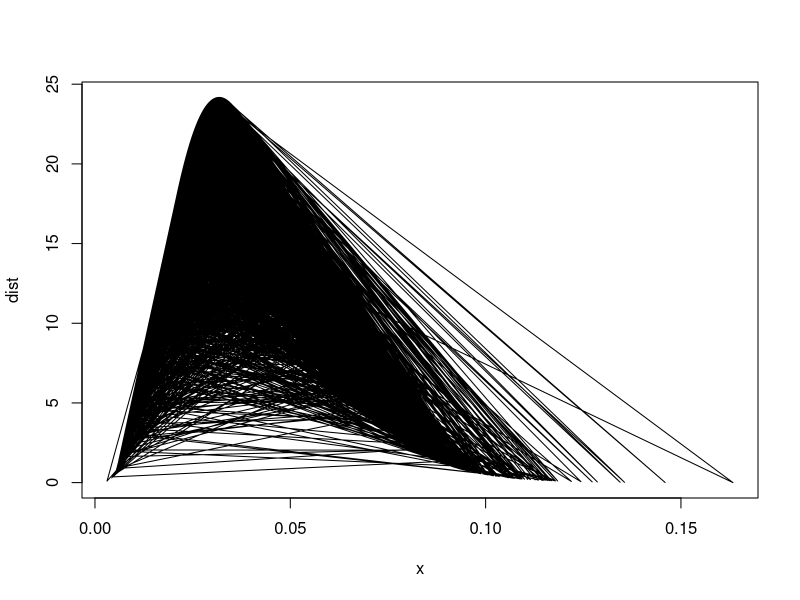
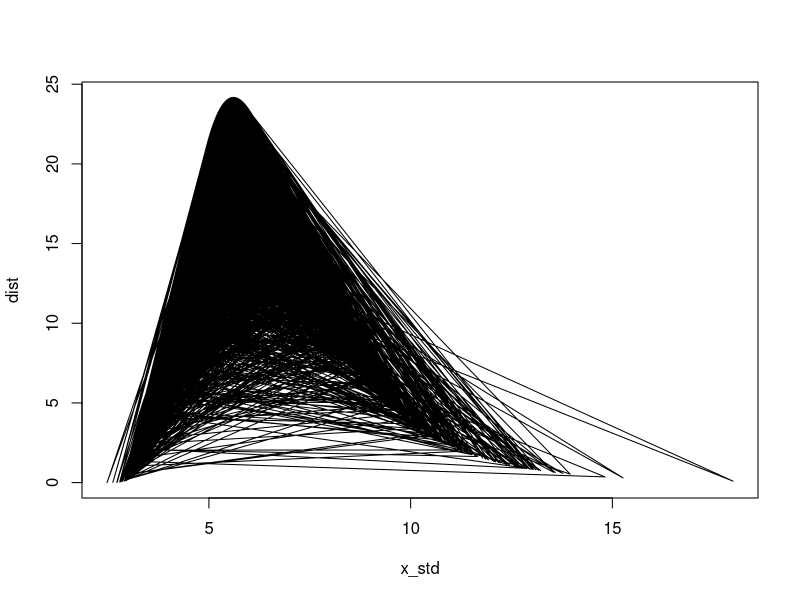
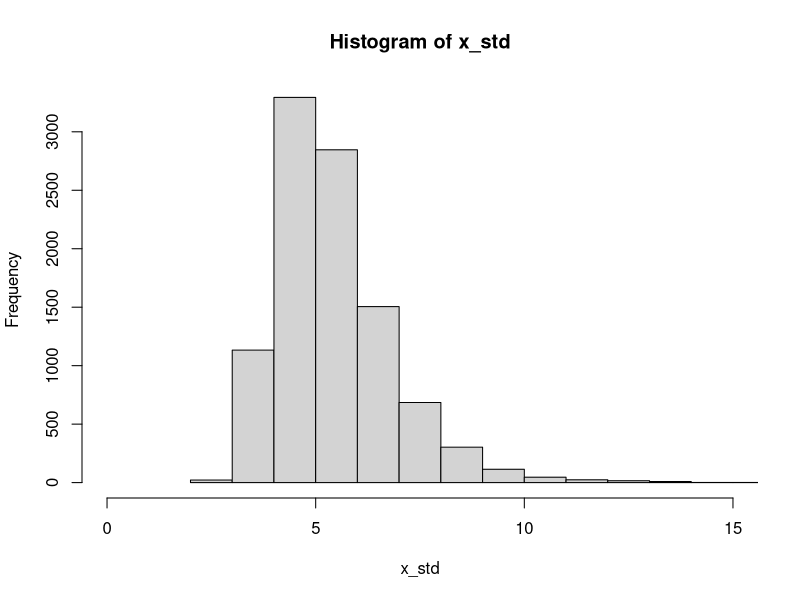

The R source for these figures, in order: (Note: this script raises an error after producing the figures.)
# CALIBRATION OF TIME MACHINE PRIOR

from_jump_size_to_tau_a_b <- function(e_jump_size = 0.01, max_jump_size = 0.1){
  
  fun_to_solve <- function(tau_b, max_jump_size, e_jump_size){
    pgamma(1 / max_jump_size ^ 2, 1 / (e_jump_size ^ 2) * tau_b, tau_b) - 0.01
    # pgamma(1 / max_jump_size ^ 2, 1 / (e_jump_size ^ 2) * tau_b, 1/tau_b) - 0.01
  }
  
  tau_b <- uniroot(fun_to_solve,
                   c(1e-12, 1e12),
                   max_jump_size = max_jump_size,
                   e_jump_size = e_jump_size)$root
  
  tau_a <- 1 / e_jump_size ^ 2 * tau_b
  
  c(tau_a = tau_a,
    tau_b = tau_b)
}


####
# EXAMPLES


max_jump_size = 10
e_jump_size = 5
para_gamma<-from_jump_size_to_tau_a_b (e_jump_size, max_jump_size)
para_gamma[[1]]

x<-seq(1,1.1*(1/max_jump_size^2),length.out=100)

x<-rgamma(10000,para_gamma[[1]],para_gamma[[2]])

dist<-dgamma(x,para_gamma[[1]],para_gamma[[2]])
#dist<-dgamma(x,0.09639522,963.9522)

plot(x,dist,type="l")
x_std <-sqrt(1/x)
# this plot should be on the scale of e_jump_size
plot(x_std,dist,type="l")
hist(x_std, xlim=c(0,15))

######


max_jump_size = 0.001
e_jump_size = 0.015
para_gamma<-from_jump_size_to_tau_a_b (e_jump_size, max_jump_size)


x<-seq(1,1.1*(1/max_jump_size^2),length.out=100)

dist<-dgamma(x,para_gamma[[1]],1/para_gamma[[2]])
#dist<-dgamma(x,0.09639522,963.9522)

plot(x,dist,type="l")
x_std <-sqrt(1/x)
# this plot should be on the scale of e_jump_size
plot(x_std,dist,type="l")